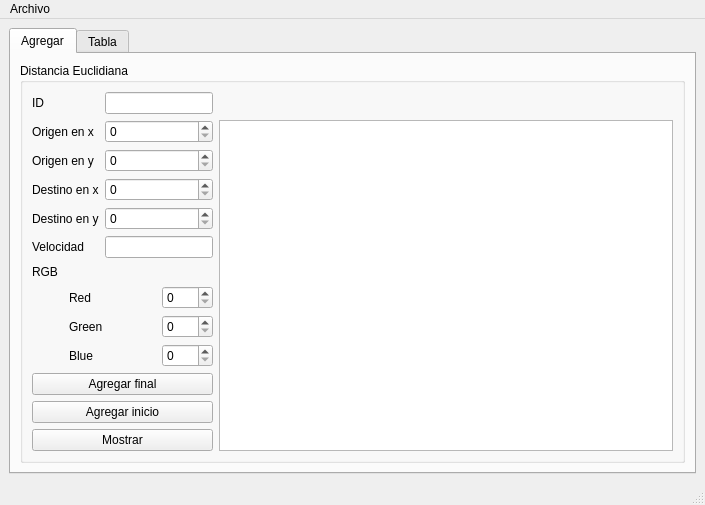
<?xml version="1.0" encoding="UTF-8"?>
<ui version="4.0">
 <class>MainWindow</class>
 <widget class="QMainWindow" name="MainWindow">
  <property name="geometry">
   <rect>
    <x>0</x>
    <y>0</y>
    <width>705</width>
    <height>471</height>
   </rect>
  </property>
  <property name="windowTitle">
   <string>Distancia Euclidiana - Andres Sanchez Avalos</string>
  </property>
  <property name="windowIcon">
   <iconset>
    <normaloff>../../../Proyectos/Pentachoron/Logo Oficial recortado.png</normaloff>../../../Proyectos/Pentachoron/Logo Oficial recortado.png</iconset>
  </property>
  <widget class="QWidget" name="centralwidget">
   <layout class="QGridLayout" name="gridLayout_3">
    <item row="0" column="0">
     <widget class="QTabWidget" name="tabWidget">
      <property name="currentIndex">
       <number>0</number>
      </property>
      <widget class="QWidget" name="tab">
       <attribute name="title">
        <string>Agregar</string>
       </attribute>
       <layout class="QGridLayout" name="gridLayout_2">
        <item row="0" column="0">
         <widget class="QGroupBox" name="groupBox">
          <property name="title">
           <string>Distancia Euclidiana</string>
          </property>
          <layout class="QGridLayout" name="gridLayout">
           <item row="5" column="2" colspan="2">
            <widget class="QLineEdit" name="velocidad_lineEdit"/>
           </item>
           <item row="2" column="0" colspan="2">
            <widget class="QLabel" name="label_3">
             <property name="text">
              <string>Origen en y</string>
             </property>
            </widget>
           </item>
           <item row="8" column="3">
            <widget class="QSpinBox" name="green_spinBox">
             <property name="minimum">
              <number>0</number>
             </property>
             <property name="maximum">
              <number>255</number>
             </property>
            </widget>
           </item>
           <item row="7" column="1" colspan="2">
            <widget class="QLabel" name="label_7">
             <property name="text">
              <string>Red</string>
             </property>
            </widget>
           </item>
           <item row="2" column="2" colspan="2">
            <widget class="QSpinBox" name="origen_y_spinBox">
             <property name="minimum">
              <number>0</number>
             </property>
             <property name="maximum">
              <number>500</number>
             </property>
            </widget>
           </item>
           <item row="3" column="0" colspan="2">
            <widget class="QLabel" name="label_4">
             <property name="text">
              <string>Destino en x</string>
             </property>
            </widget>
           </item>
           <item row="9" column="1" colspan="2">
            <widget class="QLabel" name="label_9">
             <property name="text">
              <string>Blue</string>
             </property>
            </widget>
           </item>
           <item row="9" column="3">
            <widget class="QSpinBox" name="blue_spinBox">
             <property name="minimum">
              <number>0</number>
             </property>
             <property name="maximum">
              <number>255</number>
             </property>
            </widget>
           </item>
           <item row="6" column="0" colspan="2">
            <widget class="QLabel" name="label_8">
             <property name="text">
              <string>RGB</string>
             </property>
            </widget>
           </item>
           <item row="0" column="0">
            <widget class="QLabel" name="label">
             <property name="text">
              <string>ID</string>
             </property>
            </widget>
           </item>
           <item row="7" column="3">
            <widget class="QSpinBox" name="red_spinBox">
             <property name="minimum">
              <number>0</number>
             </property>
             <property name="maximum">
              <number>255</number>
             </property>
            </widget>
           </item>
           <item row="1" column="0" colspan="2">
            <widget class="QLabel" name="label_2">
             <property name="text">
              <string>Origen en x</string>
             </property>
            </widget>
           </item>
           <item row="3" column="2" colspan="2">
            <widget class="QSpinBox" name="destino_x_spinBox">
             <property name="maximum">
              <number>500</number>
             </property>
            </widget>
           </item>
           <item row="8" column="1" colspan="2">
            <widget class="QLabel" name="label_10">
             <property name="text">
              <string>Green</string>
             </property>
            </widget>
           </item>
           <item row="5" column="0" colspan="2">
            <widget class="QLabel" name="label_6">
             <property name="text">
              <string>Velocidad</string>
             </property>
            </widget>
           </item>
           <item row="4" column="0" colspan="2">
            <widget class="QLabel" name="label_5">
             <property name="text">
              <string>Destino en y</string>
             </property>
            </widget>
           </item>
           <item row="11" column="0" colspan="4">
            <widget class="QPushButton" name="agregar_inicio_pushButton">
             <property name="text">
              <string>Agregar inicio</string>
             </property>
            </widget>
           </item>
           <item row="12" column="0" colspan="4">
            <widget class="QPushButton" name="mostrar_pushButton">
             <property name="text">
              <string>Mostrar</string>
             </property>
            </widget>
           </item>
           <item row="4" column="2" colspan="2">
            <widget class="QSpinBox" name="destino_y_spinBox">
             <property name="minimum">
              <number>0</number>
             </property>
             <property name="maximum">
              <number>500</number>
             </property>
            </widget>
           </item>
           <item row="0" column="2" colspan="2">
            <widget class="QLineEdit" name="identificador_lineEdit"/>
           </item>
           <item row="1" column="2" colspan="2">
            <widget class="QSpinBox" name="origen_x_spinBox">
             <property name="minimum">
              <number>0</number>
             </property>
             <property name="maximum">
              <number>500</number>
             </property>
            </widget>
           </item>
           <item row="10" column="0" colspan="4">
            <widget class="QPushButton" name="agregar_final_pushButton">
             <property name="text">
              <string>Agregar final</string>
             </property>
            </widget>
           </item>
           <item row="1" column="4" rowspan="12">
            <widget class="QPlainTextEdit" name="salida"/>
           </item>
          </layout>
         </widget>
        </item>
       </layout>
      </widget>
      <widget class="QWidget" name="tab_2">
       <attribute name="title">
        <string>Tabla</string>
       </attribute>
       <layout class="QGridLayout" name="gridLayout_4">
        <item row="0" column="0" colspan="3">
         <widget class="QTableWidget" name="tabla"/>
        </item>
        <item row="1" column="0">
         <widget class="QLineEdit" name="buscar_lineEdit">
          <property name="placeholderText">
           <string>Identificador (ID)</string>
          </property>
         </widget>
        </item>
        <item row="1" column="1">
         <widget class="QPushButton" name="buscar_pushButton">
          <property name="text">
           <string>Buscar</string>
          </property>
         </widget>
        </item>
        <item row="1" column="2">
         <widget class="QPushButton" name="mostrar_tabla_pushButton">
          <property name="text">
           <string>Mostrar</string>
          </property>
         </widget>
        </item>
       </layout>
      </widget>
     </widget>
    </item>
   </layout>
  </widget>
  <widget class="QMenuBar" name="menubar">
   <property name="geometry">
    <rect>
     <x>0</x>
     <y>0</y>
     <width>705</width>
     <height>21</height>
    </rect>
   </property>
   <widget class="QMenu" name="menuArchivo">
    <property name="title">
     <string>Archivo</string>
    </property>
    <addaction name="actionAbrir"/>
    <addaction name="actionGuardar"/>
   </widget>
   <addaction name="menuArchivo"/>
  </widget>
  <widget class="QStatusBar" name="statusbar"/>
  <action name="actionAbrir">
   <property name="icon">
    <iconset>
     <normaloff>../Abrir.png</normaloff>../Abrir.png</iconset>
   </property>
   <property name="text">
    <string>Abrir</string>
   </property>
   <property name="shortcut">
    <string>Ctrl+O</string>
   </property>
  </action>
  <action name="actionGuardar">
   <property name="icon">
    <iconset>
     <normaloff>../Guardar.png</normaloff>../Guardar.png</iconset>
   </property>
   <property name="text">
    <string>Guardar</string>
   </property>
   <property name="shortcut">
    <string>Ctrl+S</string>
   </property>
  </action>
 </widget>
 <resources/>
 <connections/>
</ui>
